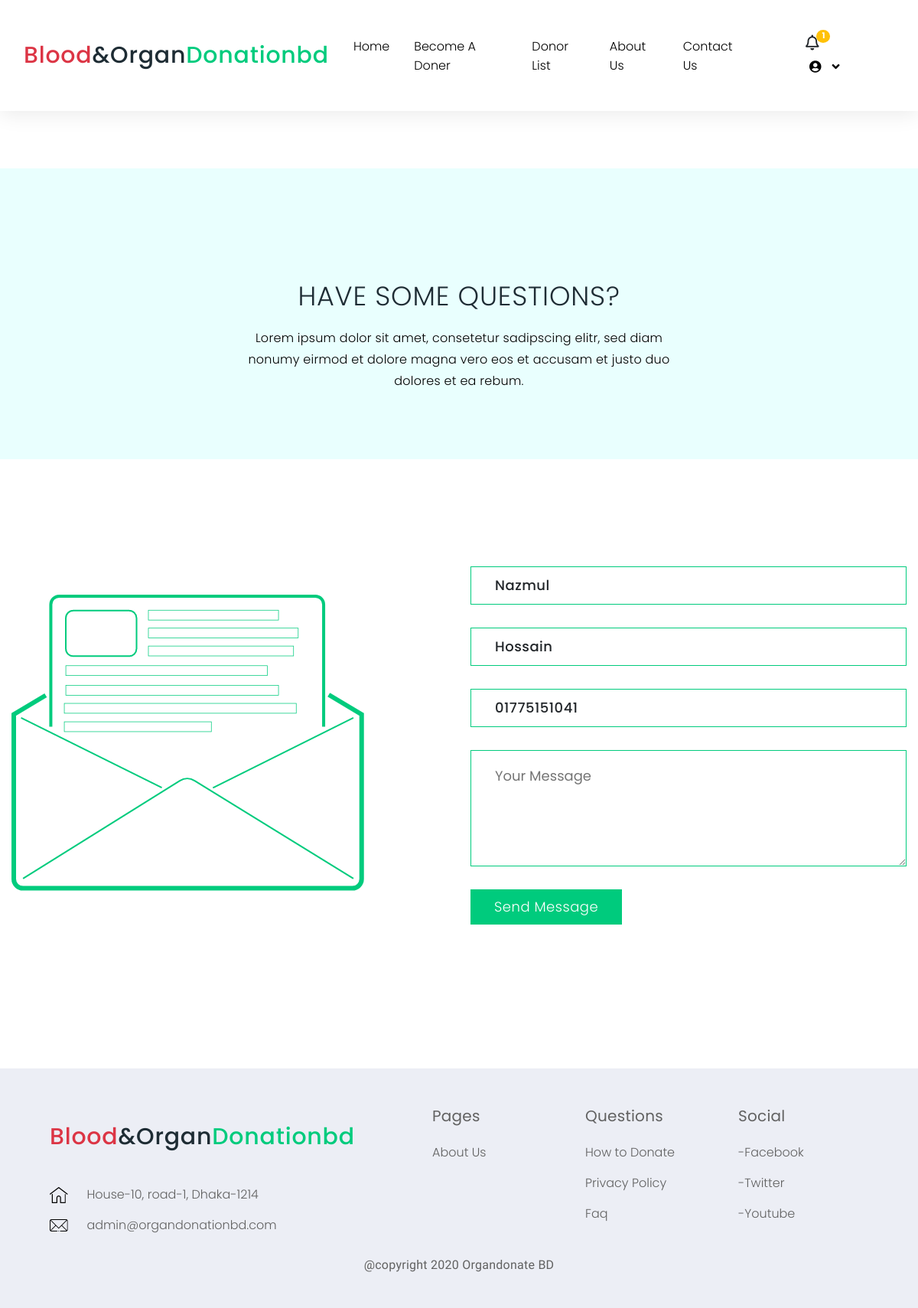
Page /contact.php (signed in) on the earlier database version.
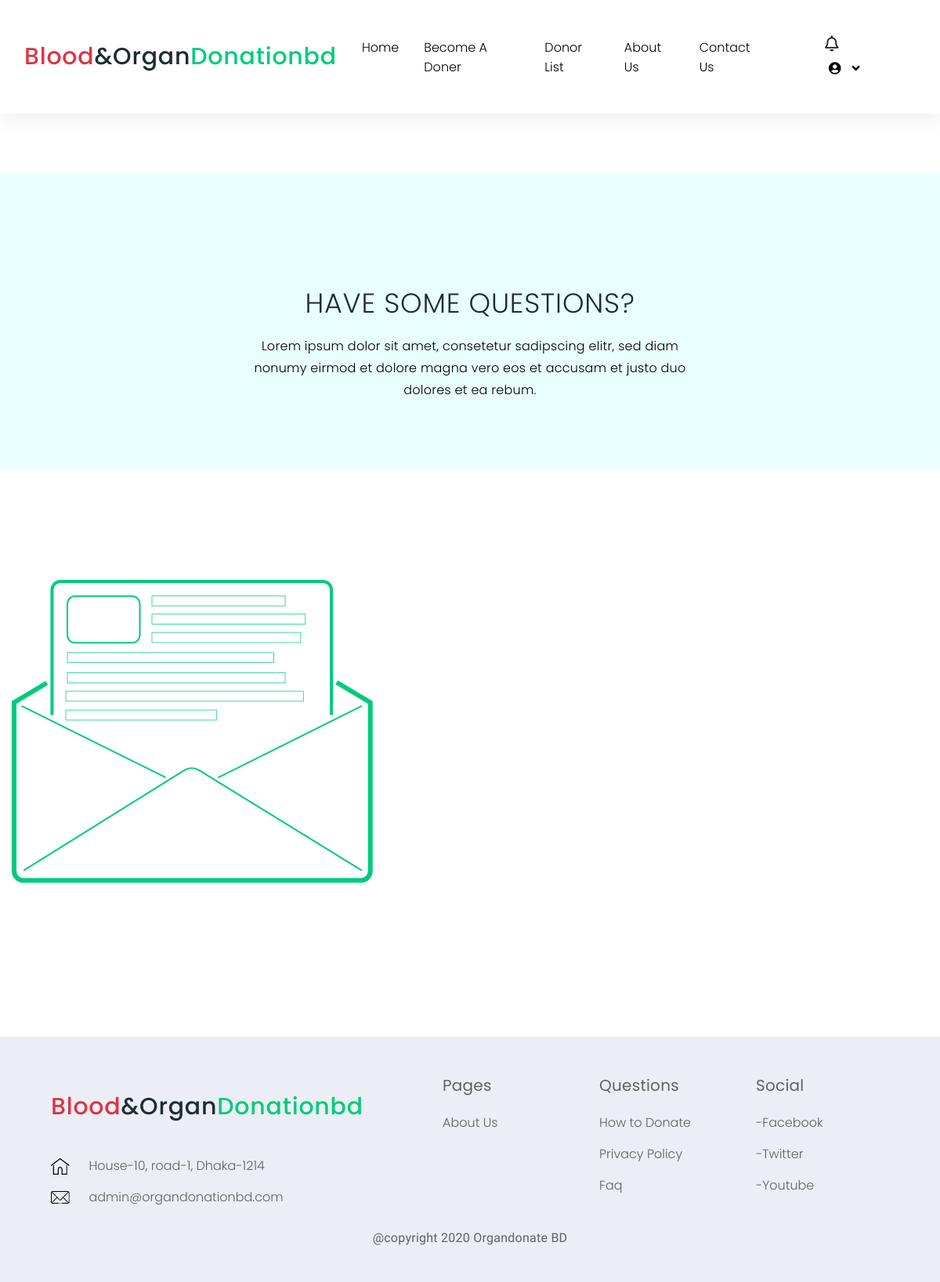
Same page on the later database version.
### tables this page shows
CREATE TABLE IF NOT EXISTS `signup_user` (
  `id` int(11) NOT NULL AUTO_INCREMENT,
  `userID` bigint(60) NOT NULL,
  `firstname` varchar(50) NOT NULL,
  `lastname` varchar(50) DEFAULT NULL,
  `phone` varchar(11) NOT NULL,
  `email` varchar(30) NOT NULL,
  `nid` varchar(255) NOT NULL,
  `pass` varchar(255) NOT NULL,
  `address` varchar(100) NOT NULL,
  `donate_user` varchar(30) DEFAULT NULL,
  `action` int(11) NOT NULL DEFAULT 0,
  `online` int(11) NOT NULL DEFAULT 0,
  `createAt` datetime NOT NULL DEFAULT current_timestamp(),
  PRIMARY KEY (`id`),
  UNIQUE KEY `email` (`email`),
  KEY `userID` (`userID`),
  KEY `online` (`online`),
  KEY `createAt` (`createAt`)
);

### contact.php (the view, shortened to what this page needs)
    <?php
        include_once('header/header.php') ;
        $id = $_SESSION['user'] ?? 0;
        $query = "SELECT id,firstname, lastname, phone ,email, address FROM signup_user";
        $result = mysqli_query($connect, $query);
    ?>
    <main class="main-wrap">
        <section class="page-title-area text-center">
            <div class="container">
                <div class="row justify-content-center">
                    <div class="col-md-6 align-self-center">
                        <div class="bn-content-in">
                            <h1>HAVE SOME QUESTIONS?</h1>
                            <p>Lorem ipsum dolor sit amet, consetetur sadipscing elitr, sed diam nonumy eirmod  et dolore magna vero eos et accusam et justo duo dolores et ea rebum.</p>
                        </div>
                    </div>
                </div>
            </div>
        </section>
        <section class="contact-sec">
            <div class="container">
                <div class="row">
                    <div class="col-md-6 align-self-center">
                        <div class="thumb">
                            <img src="img/contact.png" alt="img"/>
                        </div>
                    </div>
                    <div class="col-md-6 align-self-center">
<?php
if($id):
while ($data = mysqli_fetch_assoc($result)) {
        $userid = $_SESSION['id'];
        if($userid == $data['id']){
?>
                    <div class="contact-form usercontact-form">
                        <div class="bn-content-in">
                            <form method="POST">
                                <input name="fname" value="<?php echo $data['firstname'];?>" readonly>
                                <input name="lname"  value="<?php echo $data['lastname'];?>"  readonly>
                                <input name="phone" value="<?php echo $data['phone'];?>" readonly>
                                <textarea rows="5" class="Umessages" placeholder="Your Message" name="messages" required></textarea>
                                <button type="submit" class="btn sendm" name="contact-form">Send Message</button>
                            </form>
                        </div>
                    </div>
<?php }
}
endif;
?>
                    </div>
                </div>
            </div>
        </section>
    </main>
    <?php include_once('header/footer.php') ;?>

### header/header.php (shortened to what this page needs)
<?php
    require_once("./backend/db.php");
    $user_id = $_SESSION['id'] ?? 0;
    $query = "SELECT * FROM signup_user where id= '$user_id'";
    $result= mysqli_query($connect, $query);
?>
<!DOCTYPE html>
<html lang="en" class="no-js">
<head>
    <link rel="stylesheet" type="text/css" href="css/bootstrap.min.css">
    <link rel="stylesheet" type="text/css" href="css/normalize.css">
    <link href="https://use.fontawesome.com/releases/v5.0.8/css/all.css" rel="stylesheet">
    <link rel="stylesheet" href="css/slick.css"/>
    <link rel="stylesheet" type="text/css" href="css/style.css">
</head>
<body>
    <nav class="navbar navbar-expand-lg center-brand static-nav">
        <div class="container" style="max-width: 1400px;">
            <a class="navbar-brand order-2" href="index.php">
               <h1><span class="text-danger">Blood</span>&Organ<span>Donationbd</span></h1>
            </a>
            <div class="d-flex flex-row order-2 order-lg-3">
                <?php if(!isset($_SESSION['user'])): ?>
                <ul class="navbar-nav login-item flex-row">
                    <li class="nav-item">
                        <a class="nav-link " href="login.php">Login</a>
                    </li>
                    <li>or</li>
                    <li class="nav-item">
                        <a class="nav-link " href="create-account.php">sign Up</a>
                    </li>
                </ul>
                <?php else: ?>
                <div class="header_wrap">
                    <div class="user_login">
                      <ul>
                        <li class="useritem dropdown"><i class="far fa-bell" data-toggle="dropdown" aria-haspopup="true" aria-expanded="true"></i>
                        <?php
                             foreach($result as $data){
                                if($data['action'] == 1): ?>
                                    <span class="user-badge badge bg-warning text-white">1</span>
                        <?php   endif; }?>
                        </li>
                        <li class="dropdown open useritem">
                            <a href="#" data-toggle="dropdown" aria-haspopup="true" aria-expanded="true"><i class="fa fa-user-circle" aria-hidden="true"></i>
                            ?><i class="fa fa-angle-down" aria-hidden="true"></i></a>
                        </li>
                      </ul>
                    </div>
                </div>
                <?php endif ;?>
            </div>
            <div class="collapse navbar-collapse order-3 order-lg-2" id="xenav">
                <ul class="navbar-nav ml-auto pr-5">
                    <li class="nav-item">
                        <a class="nav-link" href="index.php">home</a>
                    </li>
                    <?php if(isset($_SESSION['user'])): ?>
                    <li class="nav-item">
                        <a class="nav-link" href="doner.php">Become a Doner</a>
                    </li>
                    <li class="nav-item">
                        <a class="nav-link" href="donor-list.php">Donor List</a>
                    </li>
                    <?php endif;?>
                    <li class="nav-item">
                        <a class="nav-link" href="about.php">About Us</a>
                    </li>
                    <li class="nav-item">
                        <a class="nav-link" href="contact.php">Contact Us</a>
                    </li>
                </ul>
            </div>
        </div>
    </nav>

### header/footer.php (shortened to what this page needs)
    <footer class="footers mt-5">
        <div class="container">
            <div class="row justify-content-center">
                <div class="col-md-5">
                    <div class="footer-widgets">
                        <a class="navbar-brand order-2" href="index.php">
                        <h1><span class="text-danger">Blood</span>&Organ<span>Donationbd</span></h1>
            </a>
                        <ul>
                            <li>
                                <img src="img/icon/home.png" alt=""/>
                                House-10, road-1, Dhaka-1214
                            </li>
                            <li>
                                <a href="mailto:admin@organdonationbd.com">
                                    <img src="img/icon/envelope.png" alt=""/>
                                    admin@organdonationbd.com
                                </a>
                            </li>
                        </ul>
                    </div>
                </div>
                <div class="col-md-2">
                    <div class="footer-widgets">
                    <h4>Pages</h4>
                    <ul>
                        <li>
                            <a href="#">About Us</a>
                        </li>
                    </ul>
                    </div>
                </div>
                <div class="col-md-2">
                    <div class="footer-widgets">
                        <h4>Questions</h4>
                        <ul>
                            <li>
                                <a href="#">How to Donate</a>
                            </li>
                            <li>
                                <a href="#">Privacy Policy</a>
                            </li>
                            <li>
                                <a href="#">Faq</a>
                            </li>
                        </ul>
                    </div>
                </div>
                <div class="col-md-2">
                    <div class="footer-widgets">
                        <h4>Social</h4>
                        <ul>
                            <li>
                                <a href="#">-Facebook</a>
                            </li>
                            <li>
                                <a href="#">-Twitter</a>
                            </li>
                            <li>
                                <a href="#">-Youtube</a>
                            </li>
                        </ul>
                    </div>
                </div>
                <div class="col-12">
                    <div class="copyright-txt">
                        <p>@copyright 2020 Organdonate BD</p>
                    </div>
                </div>
            </div>
        </div>
    </footer>
</body>
</html>

Differences in the rows shown:
removed signup_user: action "1", fname "Nazmul", lname "Hossain", phone "01775151041"
